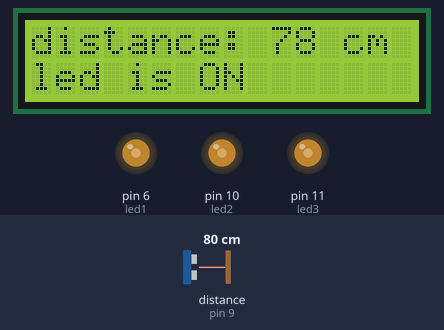
A sketch run on a simulated Arduino Uno, built with avr-gcc and run on an emulated ATmega328P. Parts: 16×2 character LCD, output pins drawn as LEDs (lit = HIGH). Wiring (inferred from the names in the program): ultrasonic range finder: trigger pin 8; echo pin 9. Inputs (shaded band) come from the test bench; at power-on: distance to the obstacle (sensor on pin 9) 80 cm. The echo pulse lasts 58.3 µs per cm; pins used as bus, display or sensor lines are not drawn.

Above: at 1.2 s.
1.3 s: distance to the obstacle (sensor on pin 9) set to 2 cm
At 2.01 s:
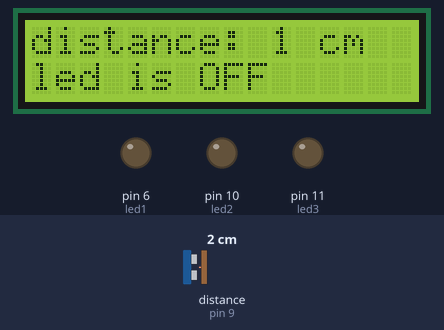
3.7 s: distance to the obstacle (sensor on pin 9) set to 6 cm
At 4.2 s:
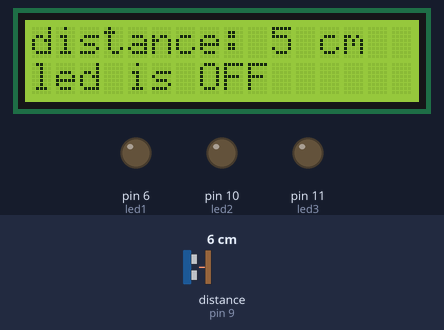
5.4 s: distance to the obstacle (sensor on pin 9) set to 9 cm
At 7.0 s:
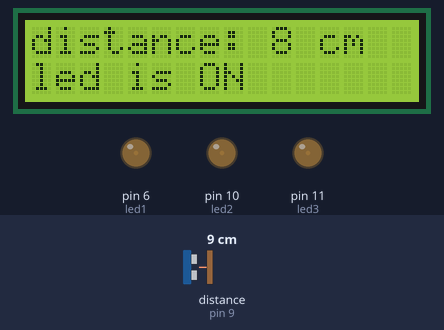
Timing chart, 0 to 8.5 s (numbered marks = the images above; inputs shaded):
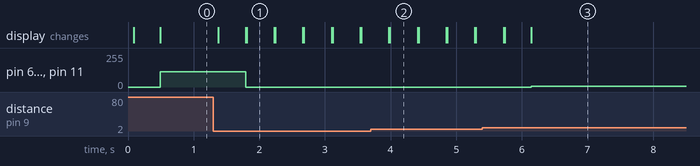

Measured:
- the behaviour switches between 7 and 8 cm on distance to the obstacle (sensor on pin 9) (found by bisection; images 2 and 3)
- after the input at 1.3 s, pin 6 (led1), pin 10 (led2), pin 11 (led3): 113/255 → 0/255 after 0.49 s; the display: first changes after 0.07 s (image 1 shows a later state)
- after the input at 3.7 s, the display: first differs from a run without the input after 0.29 s (image 2)
- after the input at 5.4 s, pin 6 (led1), pin 10 (led2), pin 11 (led3): 0/255 → 6/255 after 0.75 s; the display: first differs from a run without the input after 0.34 s (image 3 shows a later state)
- what the display in image 1 shows lasts 0.4 s, from 1.8 s to 2.2 s

The sketch:

sketch_aug29a.ino
```cpp
#include <Wire.h>
#include <LiquidCrystal_I2C.h>

const int d = 8;
const int k = 9;
const int led1 = 6;
const int led2 = 10;
const int led3 = 11;

LiquidCrystal_I2C lcd(0x27,2,16);
void setup() {

  pinMode (d,OUTPUT);
  pinMode (k,INPUT);

  lcd.init();
  lcd.backlight();

  pinMode (led1,OUTPUT);
  pinMode (led2,OUTPUT);
  pinMode (led3,OUTPUT);

}

void loop() {

 long duration , distance ;
  digitalWrite (d,LOW);
  delayMicroseconds (2);
  digitalWrite (d,HIGH);
  delayMicroseconds (10);
  digitalWrite (d,LOW);
  duration = pulseIn (k,HIGH);
  distance = duration*0.034/2;
  lcd.setCursor(0,0);
  lcd.print ("distance: ");
  lcd.print (distance);
  lcd.print (" cm ");
  int l =map (distance,4,170,0,255);
  delay (400);

  if (l<=170&&l>=4)
   {
     lcd.setCursor(0,1);
     lcd.print ("led is ON ");

     analogWrite (led1,l);
     analogWrite (led2,l);
     analogWrite (led3,l);


   }
      else
   {
    lcd.setCursor(10,0);
     lcd.print ("           ");
     lcd.setCursor(0,1);
     lcd.print ("led is OFF");
     digitalWrite (led1,LOW);
     digitalWrite (led2,LOW);
     digitalWrite (led3,LOW);


   }


}
```
